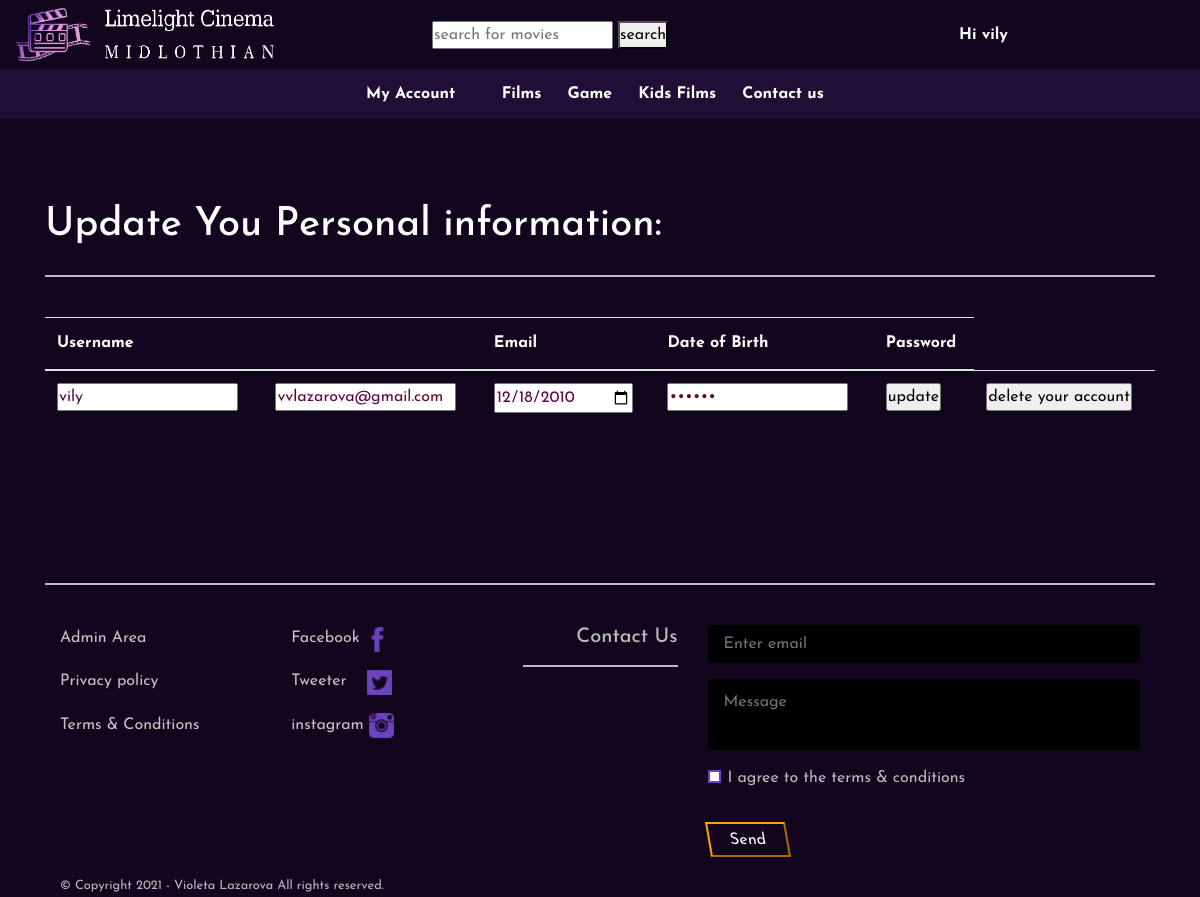
Screenshot of /account.php (signed in) with the database file from the repository.
### tables this page shows
CREATE TABLE IF NOT EXISTS `users` (
  `id` int(11) NOT NULL AUTO_INCREMENT,
  `email` varchar(30) NOT NULL,
  `username` varchar(20) NOT NULL,
  `dob` date NOT NULL,
  `password` varchar(15) NOT NULL,
  `password2` varchar(15) NOT NULL,
  `category` varchar(20) NOT NULL,
  PRIMARY KEY (`id`)
);

### account.php (the view, shortened to what this page needs)
 <!DOCTYPE html>
<html lang="en">
  <head>
    <link rel="stylesheet" href="https://stackpath.bootstrapcdn.com/bootstrap/4.3.1/css/bootstrap.min.css"
>
    <link rel="stylesheet" type="text/css" href="css/account.css" />
    <link rel="stylesheet" href="https://cdnjs.cloudflare.com/ajax/libs/font-awesome/4.7.0/css/font-awesome.min.css">
</head>
<body>
<?php include 'navbar.php';?>
<?php
    	    $connection = mysqli_connect("localhost","HNCWEBMR1","j4H3E40Pb0","HNCWEBMR1")
          or die ("can't connect");
$username = $_SESSION ['username'];
if(isset($_SESSION ['adultuser']) || isset($_SESSION ['kidsuser']))
{
    $result = mysqli_query ($connection, "SELECT * FROM users WHERE username = '$username'");
    echo '    <div class="container class="table">
    <br>
    <br>
    <br>
   <h1> Update You Personal information:</h1>
        <hr>
   <table class="table table-hover">
   <thead>
    <tr>
    <th>Username</th>
    <th></th>
    <th>Email</th>
    <th>Date of Birth</th>
    <th>Password</th>
    </tr>
    </thead>';
while ($row = mysqli_fetch_array ($result, MYSQLI_ASSOC))
{
  echo "<form action = 'account.php' method='POST'>";
  echo "<tbody>";
  echo "<tr>";
  echo "<td> <input type = 'text' name = 'username' value= '" . $row ['username'] . "' ></td>";
  echo "<td> <input type = 'text' name   = 'email' value= '" . $row ['email'] . "' ></td>";
  echo "<td> <input type = 'date' name  = 'dob' value= '" . $row ['dob'] . "' ></td>";
  echo "<td> <input type = 'password' name  = 'password'  value= '" . $row ['password'] . "' ></td>";
  echo "<td> <input type = 'submit' name  = 'update' value= 'update'> </td>";
  echo "<br>";
  echo "<td> <input type = 'submit' name  = 'delete' value= 'delete your account'> </td>";
  echo "</tbody>";
  echo "</form>";
  echo "</div>";
}  echo "</table>";
}
        ?>
    </body>
    </html>

### css/account.css (style rules this page uses)
* { margin: 0; padding: 0; box-sizing: border-box; list-style: none; text-decoration: none; font-family: "Josefin Sans", sans-serif; }
html, body { height: 100%; margin: 0; padding: 0; background-color: #12051E; }
h3, h1, p, th { color: rgb(255, 255, 255); line-height: 1.7em; }
hr { border: 1px solid ; color: #bbb; }
footer { padding-top: 30px; background:#12051E; color: #bbb; }
footer a { color: rgb(204, 193, 193); text-decoration:none; }
footer .form-control { background-color: #000000; box-shadow: 0 1px 0 0 rgba(0, 0, 0, 0.1); border: none; resize: none; color: #f9ffff; padding: 0.7em 1em; }
input[type="checkbox"] { outline:2px solid #6C43BF; outline-offset: -2px; }
.btn1 { transition-duration: 0.4s; background-color: #12051E; border-color: #ffa500; width: 80px; height: 35px; transform: skew(10deg); color: #f9ffff; }
input[type=text], input[type=password], input[type=date], input[type="file"] { color: #5e093a; }

### rows the page displays
users: username "vily", email "vvlazarova@gmail.com", dob "12/18/2010"

### other values shown
$username "vily"
